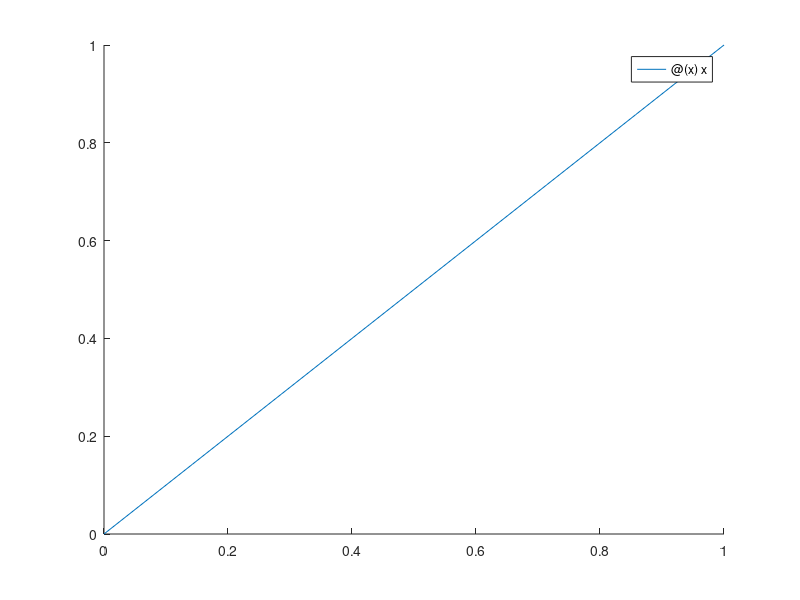

The MATLAB source for this figure: (Note: this script raises an error after producing the figure.)
% QUESTO SCRIPT MATLAB CALCOLA L'EVOLUZIONE DEL SISTEMA DINAMICO DISCRETO ASSOCIATO ALLA MAPPA LOGISTICA
% VENGONO PLOTTATI I CARATTERISTICI DIAGRAMMI A RAGNATELA E IL GRAFICO X_N(N). 
% G.Puleo -autunno 2020
r = 3.7232; % parametro
L = @(x) r*x*(1-x); % creo funzione con mappa logistica
volte = 70; %stabilisco quante iterazioni
X_0_VALUES = rand(3,1); %genera tre condizioni iniziali a caso in [0, 1]

ris = zeros ( volte, numel(X_0_VALUES) ); % array per risultati

fig_cobweb = figure();
set(fig_cobweb, 'color', [1,1,1]); %colora figura di bianco
hold on;

%disegno retta e parabola per diagramma a ragnatela
retta= fplot( @(x) x, [0 1]);
set(retta, 'color' , 'k', 'linewidth', 1);
logistic = fplot( L, [0 1]);
set(logistic, 'color', 'r', 'linewidth', 1);
colori_iterazioni = 'myg'; %serve a colorare in modo diverso i diagrammi ragnatela di cond iniziali diverse

p = gobjects(numel(X_0_VALUES), 2); %array per i plot handle
for jj=1:numel(X_0_VALUES)
    x_0 = X_0_VALUES(jj); %cond iniziale
    x_INIZIALE= x_0; %serve solo per salvare x_0 
    for ii = 1 : volte
        %questo ciclo è il cuore dello script
        ris(ii,jj) = x_0; %salvo il valore x_0
        x_0 = L(x_0);  %calcolo il valore della mappa in x_0
        
        %disegno i due pezzi del diagramma a ragnatela 
        %relativi alla ii-esima iterazione del ciclo
        if ii==1
          p(jj,1)=plot([ris(ii,jj), ris(ii,jj)], [0 x_0]);
        else
          p(jj,1)=plot([ris(ii,jj), ris(ii,jj)], [ris(ii,jj) x_0]);
        end
        %ne imposto i colori
        set(p(jj,1), 'color', colori_iterazioni(jj), 'linewidth', 1);
        p(jj,2)=plot([ris(ii,jj), x_0], [x_0, x_0]);
        set(p(jj,2), 'color', colori_iterazioni(jj), 'linewidth', 1);
    end
end
%imposta legenda dei diagr a ragnatela
ll=legend([retta, logistic, transpose(p(:,1))], {'y=x',['y=rx(1-x) con r=' num2str(r,4)],...
   ['iterazioni con x_0=' num2str(X_0_VALUES(1),2)], ...
   ['iterazioni con x_0=' num2str(X_0_VALUES(2),2)],...
   ['iterazioni con x_0=' num2str(X_0_VALUES(3),2)] } );

set(ll, 'fontsize', 10);
xl1 = xlabel('x','fontsize',14);
yl1 = ylabel('y','fontsize',14);
hold off


%mostra anche grafico di x_n in funzione di n per le tre iterazioni eseguite
fig_1 = figure();
set(fig_1, 'color', [1,1,1]);
hold on
pl = gobjects(1, numel(X_0_VALUES));
for kk=1:numel(X_0_VALUES) 
pl(kk) = plot( [0:volte-1], ris(:,kk) );
%set( pl(kk), 'linestyle','none');
set( pl(kk), 'marker', '.');
set( pl(kk), 'markersize', 10);
set( pl(kk), 'color' , colori_iterazioni(kk));
%set( pl, 'markerfacecolor');


%imposto legenda e etichette assi

xl = xlabel('n');
yl = ylabel('x_n');
%li ingrandisco
set( xl,'fontsize', 14);
set( yl,'fontsize', 14);

hold on
end
%imposta anche qui una legenda
l2 = legend( pl(1,:), ...
    ['x_0='  num2str(X_0_VALUES(1),2)],...
    ['x_0='  num2str(X_0_VALUES(2),2)],...
    ['x_0='  num2str(X_0_VALUES(3),2)]);
hold off
set(l2, 'fontsize', 16);
